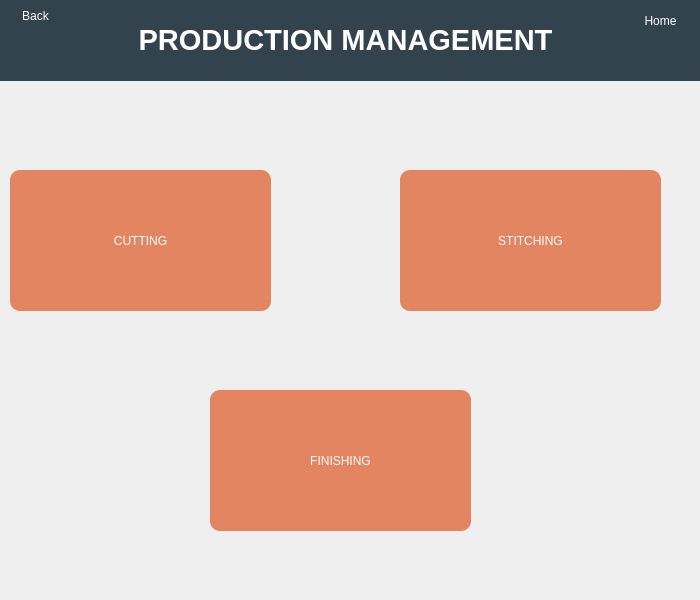
<?xml version="1.0" encoding="UTF-8"?>
<ui version="4.0">
 <class>ProManage</class>
 <widget class="QWidget" name="ProManage">
  <property name="geometry">
   <rect>
    <x>0</x>
    <y>0</y>
    <width>700</width>
    <height>600</height>
   </rect>
  </property>
  <property name="minimumSize">
   <size>
    <width>700</width>
    <height>600</height>
   </size>
  </property>
  <property name="maximumSize">
   <size>
    <width>700</width>
    <height>600</height>
   </size>
  </property>
  <property name="windowTitle">
   <string>ProductionManagement</string>
  </property>
  <property name="windowIcon">
   <iconset resource="res.qrc">
    <normaloff>:/Images/Images/PRODUCTION.png</normaloff>:/Images/Images/PRODUCTION.png</iconset>
  </property>
  <widget class="QLabel" name="label">
   <property name="geometry">
    <rect>
     <x>-10</x>
     <y>0</y>
     <width>711</width>
     <height>81</height>
    </rect>
   </property>
   <property name="styleSheet">
    <string notr="true">color: rgb(255, 255, 255);
font: 58 26pt &quot;Lucida Bright&quot;;

background-color: rgb(50, 67, 77);


</string>
   </property>
   <property name="text">
    <string>&lt;html&gt;&lt;head/&gt;&lt;body&gt;&lt;p align=&quot;center&quot;&gt;&lt;span style=&quot; font-size:22pt; font-weight:600;&quot;&gt;PRODUCTION MANAGEMENT&lt;/span&gt;&lt;/p&gt;&lt;/body&gt;&lt;/html&gt;</string>
   </property>
  </widget>
  <widget class="QLabel" name="label_2">
   <property name="geometry">
    <rect>
     <x>80</x>
     <y>20</y>
     <width>41</width>
     <height>41</height>
    </rect>
   </property>
   <property name="styleSheet">
    <string notr="true">background-color: rgb(50, 67, 77);
</string>
   </property>
   <property name="text">
    <string/>
   </property>
   <property name="pixmap">
    <pixmap resource="res.qrc">:/Inverted Images/Images/Inverted/image (18).png</pixmap>
   </property>
   <property name="scaledContents">
    <bool>true</bool>
   </property>
  </widget>
  <widget class="QPushButton" name="pushButton">
   <property name="geometry">
    <rect>
     <x>400</x>
     <y>170</y>
     <width>261</width>
     <height>141</height>
    </rect>
   </property>
   <property name="sizePolicy">
    <sizepolicy hsizetype="Preferred" vsizetype="Preferred">
     <horstretch>0</horstretch>
     <verstretch>0</verstretch>
    </sizepolicy>
   </property>
   <property name="layoutDirection">
    <enum>Qt::LeftToRight</enum>
   </property>
   <property name="autoFillBackground">
    <bool>false</bool>
   </property>
   <property name="styleSheet">
    <string notr="true">font: 75 24pt &quot;MS Sans Serif&quot;;
color: rgb(255, 255, 255);
border: 5px;
background-color: rgb(227, 133, 97);
border-radius: 10px;


</string>
   </property>
   <property name="text">
    <string>STITCHING</string>
   </property>
   <property name="icon">
    <iconset resource="res.qrc">
     <normaloff>:/Inverted Images/Images/Inverted/image (11).png</normaloff>:/Inverted Images/Images/Inverted/image (11).png</iconset>
   </property>
   <property name="iconSize">
    <size>
     <width>60</width>
     <height>60</height>
    </size>
   </property>
  </widget>
  <widget class="QPushButton" name="pushButton_2">
   <property name="geometry">
    <rect>
     <x>210</x>
     <y>390</y>
     <width>261</width>
     <height>141</height>
    </rect>
   </property>
   <property name="sizePolicy">
    <sizepolicy hsizetype="Preferred" vsizetype="Preferred">
     <horstretch>0</horstretch>
     <verstretch>0</verstretch>
    </sizepolicy>
   </property>
   <property name="layoutDirection">
    <enum>Qt::LeftToRight</enum>
   </property>
   <property name="autoFillBackground">
    <bool>false</bool>
   </property>
   <property name="styleSheet">
    <string notr="true">font: 75 24pt &quot;MS Sans Serif&quot;;
color: rgb(255, 255, 255);
border: 5px;
background-color: rgb(227, 133, 97);
border-radius: 10px;


</string>
   </property>
   <property name="text">
    <string>FINISHING</string>
   </property>
   <property name="icon">
    <iconset resource="res.qrc">
     <normaloff>:/Inverted Images/Images/Inverted/image (6).png</normaloff>:/Inverted Images/Images/Inverted/image (6).png</iconset>
   </property>
   <property name="iconSize">
    <size>
     <width>60</width>
     <height>60</height>
    </size>
   </property>
  </widget>
  <widget class="QPushButton" name="pushButton_3">
   <property name="geometry">
    <rect>
     <x>10</x>
     <y>170</y>
     <width>261</width>
     <height>141</height>
    </rect>
   </property>
   <property name="sizePolicy">
    <sizepolicy hsizetype="Preferred" vsizetype="Preferred">
     <horstretch>0</horstretch>
     <verstretch>0</verstretch>
    </sizepolicy>
   </property>
   <property name="layoutDirection">
    <enum>Qt::LeftToRight</enum>
   </property>
   <property name="autoFillBackground">
    <bool>false</bool>
   </property>
   <property name="styleSheet">
    <string notr="true">font: 75 24pt &quot;MS Sans Serif&quot;;
color: rgb(255, 255, 255);
border: 5px;
background-color: rgb(227, 133, 97);
border-radius: 10px;


</string>
   </property>
   <property name="text">
    <string>CUTTING</string>
   </property>
   <property name="icon">
    <iconset resource="res.qrc">
     <normaloff>:/Inverted Images/Images/Inverted/Cut.png</normaloff>:/Inverted Images/Images/Inverted/Cut.png</iconset>
   </property>
   <property name="iconSize">
    <size>
     <width>60</width>
     <height>60</height>
    </size>
   </property>
  </widget>
  <widget class="QPushButton" name="pushButton_7">
   <property name="geometry">
    <rect>
     <x>0</x>
     <y>0</y>
     <width>71</width>
     <height>31</height>
    </rect>
   </property>
   <property name="sizePolicy">
    <sizepolicy hsizetype="Preferred" vsizetype="Preferred">
     <horstretch>0</horstretch>
     <verstretch>0</verstretch>
    </sizepolicy>
   </property>
   <property name="layoutDirection">
    <enum>Qt::LeftToRight</enum>
   </property>
   <property name="autoFillBackground">
    <bool>false</bool>
   </property>
   <property name="styleSheet">
    <string notr="true">font: 75 8pt &quot;MS Sans Serif&quot;;
background-color: rgb(50, 67, 77);
color: rgb(255, 255, 255);
border: 5px;

border-radius: 10px;


</string>
   </property>
   <property name="text">
    <string>Back</string>
   </property>
   <property name="icon">
    <iconset resource="res.qrc">
     <normaloff>:/Inverted Images/Images/Inverted/image (22).png</normaloff>:/Inverted Images/Images/Inverted/image (22).png</iconset>
   </property>
   <property name="iconSize">
    <size>
     <width>20</width>
     <height>20</height>
    </size>
   </property>
  </widget>
  <widget class="QPushButton" name="pushButton_8">
   <property name="geometry">
    <rect>
     <x>620</x>
     <y>0</y>
     <width>81</width>
     <height>41</height>
    </rect>
   </property>
   <property name="sizePolicy">
    <sizepolicy hsizetype="Preferred" vsizetype="Preferred">
     <horstretch>0</horstretch>
     <verstretch>0</verstretch>
    </sizepolicy>
   </property>
   <property name="layoutDirection">
    <enum>Qt::LeftToRight</enum>
   </property>
   <property name="autoFillBackground">
    <bool>false</bool>
   </property>
   <property name="styleSheet">
    <string notr="true">font: 75 8pt &quot;MS Sans Serif&quot;;
background-color: rgb(50, 67, 77);
color: rgb(255, 255, 255);
border: 5px;

border-radius: 10px;


</string>
   </property>
   <property name="text">
    <string>Home</string>
   </property>
   <property name="icon">
    <iconset resource="res.qrc">
     <normaloff>:/Inverted Images/Images/Inverted/image (26).png</normaloff>:/Inverted Images/Images/Inverted/image (26).png</iconset>
   </property>
   <property name="iconSize">
    <size>
     <width>20</width>
     <height>20</height>
    </size>
   </property>
  </widget>
 </widget>
 <resources>
  <include location="res.qrc"/>
 </resources>
 <connections/>
</ui>
